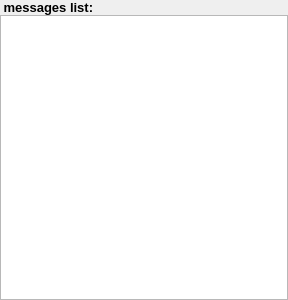
<?xml version="1.0" encoding="UTF-8"?>
<ui version="4.0">
 <class>MessagesListTab</class>
 <widget class="QWidget" name="MessagesListTab">
  <property name="geometry">
   <rect>
    <x>0</x>
    <y>0</y>
    <width>288</width>
    <height>300</height>
   </rect>
  </property>
  <property name="windowTitle">
   <string>Form</string>
  </property>
  <layout class="QGridLayout" name="gridLayout">
   <property name="leftMargin">
    <number>0</number>
   </property>
   <property name="topMargin">
    <number>0</number>
   </property>
   <property name="rightMargin">
    <number>0</number>
   </property>
   <property name="bottomMargin">
    <number>0</number>
   </property>
   <property name="spacing">
    <number>0</number>
   </property>
   <item row="0" column="0">
    <widget class="QLabel" name="label">
     <property name="styleSheet">
      <string notr="true">font-size:10pt; 
font-weight:700;</string>
     </property>
     <property name="text">
      <string> messages list:</string>
     </property>
     <property name="margin">
      <number>4</number>
     </property>
    </widget>
   </item>
   <item row="1" column="0">
    <widget class="ListWidget" name="listWidget">
     <property name="cursor" stdset="0">
      <cursorShape>ArrowCursor</cursorShape>
     </property>
     <property name="focusPolicy">
      <enum>Qt::NoFocus</enum>
     </property>
     <property name="alternatingRowColors">
      <bool>true</bool>
     </property>
     <property name="selectionMode">
      <enum>QAbstractItemView::NoSelection</enum>
     </property>
     <property name="textElideMode">
      <enum>Qt::ElideMiddle</enum>
     </property>
     <property name="verticalScrollMode">
      <enum>QAbstractItemView::ScrollPerPixel</enum>
     </property>
     <property name="movement">
      <enum>QListView::Snap</enum>
     </property>
     <property name="wordWrap">
      <bool>false</bool>
     </property>
    </widget>
   </item>
  </layout>
 </widget>
 <customwidgets>
  <customwidget>
   <class>ListWidget</class>
   <extends>QListWidget</extends>
   <header>listwidget.h</header>
  </customwidget>
 </customwidgets>
 <resources/>
 <connections/>
</ui>
